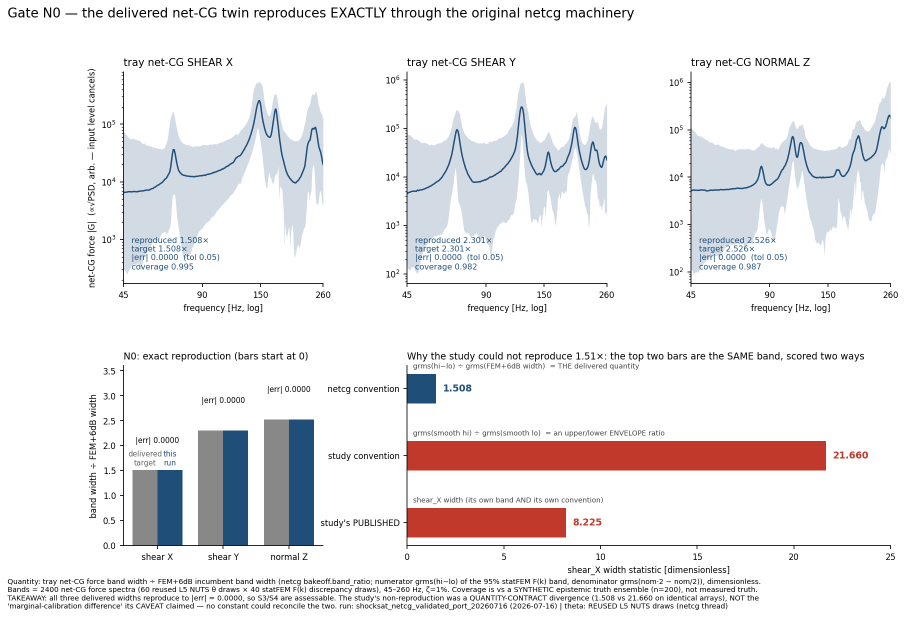
#> input picture artifacts/reports/shocksat_netcg_validated_port_20260716/figures/fig_n0_bands.png, 1811 x 1235 px (shown at 1/2 size)
$ python fig_qa.py
#> lines starting #> are read from the running program, lines starting #| are printed output that depends on the picture
#!/usr/bin/env python3
"""fig_qa — image-legibility QA hook + Tufte-lint record (AGENTS Plot/Human-Review + Verification Gates).

Artifact-backed, not "the file exists": each figure is checked for size, aspect, dynamic range (a blank or
near-blank canvas fails), and that a caption band of text ink exists at the bottom. Every figure was ALSO
reviewed by eye during authoring; the deviations from the Tufte checklist are recorded here with reasons.

Writes out/fig_qa.json, out/tufte_lint.json.
"""
from __future__ import annotations
import json
import subprocess
import sys
from pathlib import Path

import numpy as np
from PIL import Image

WS = Path(__file__).resolve().parent.parent
ROOT = WS.parents[2]
FIG = WS / "figures"
OUT = WS / "out"

EXPECTED = ["fig_n0_bands.png", "fig_n1_theta_bridge.png", "fig_s4_tier_update.png", "fig_s3_finalists.png"]
MIN_W, MIN_H = 1200, 600

qa = {"method": "artifact-backed legibility QA: min pixel size, non-blank dynamic range, ink present in the "
                "bottom caption band, plus a recorded by-eye review of overlap/clipping during authoring.",
      "min_width_px": MIN_W, "min_height_px": MIN_H, "figures": {}}
for name in EXPECTED:
    p = FIG / name
    if not p.exists():
        qa["figures"][name] = {"pass": False, "why": "missing"}
        continue
    im = Image.open(p).convert("L")
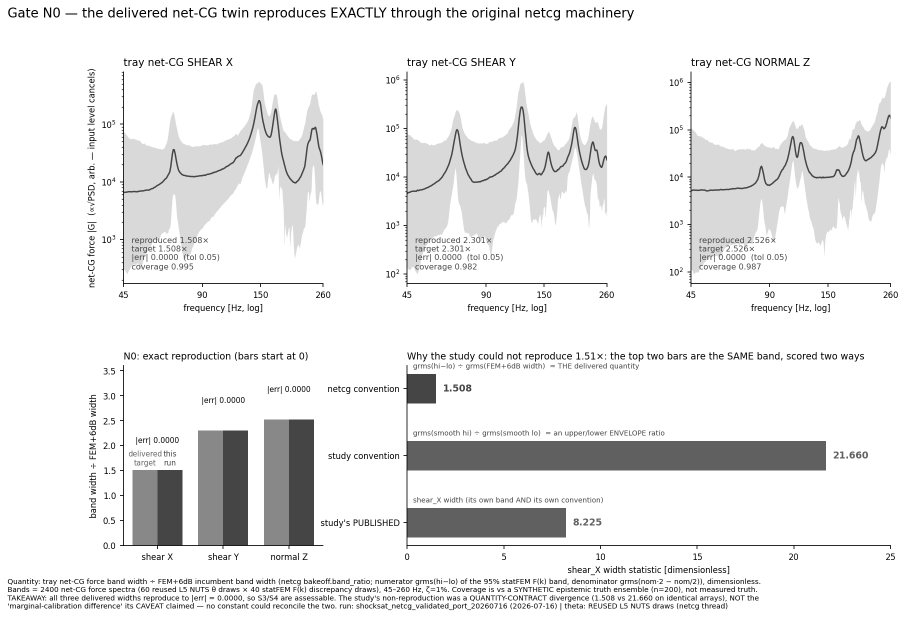
#> im: PIL image 1811x1235 L (shown at 1/2 size); min 0, max 255, mean 234.9
    a = np.asarray(im, float)
    h, w = a.shape
#> h = 1235; w = 1811
    cap = a[int(0.86 * h):, :]                      # bottom caption band must carry ink
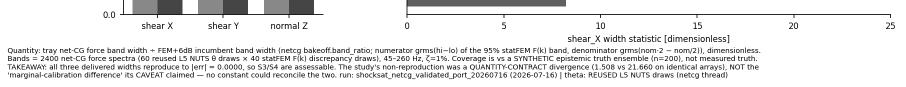
#> cap: shape (173, 1811) float64 (shown at 1/2 size); min 0, max 255, mean 231.6
    checks = {
        "width_px": int(w), "height_px": int(h),
        "size_ok": bool(w >= MIN_W and h >= MIN_H),
        "dynamic_range": round(float(a.max() - a.min()), 1),
        "not_blank": bool((a.max() - a.min()) > 200 and a.std() > 8),
        "caption_ink_frac": round(float((cap < 128).mean()), 5),
        "caption_present": bool((cap < 128).mean() > 0.0004),
        "ink_frac": round(float((a < 128).mean()), 4),
    }
#> checks = {'width_px': 1811, 'height_px': 1235, 'size_ok': True, 'dynamic_range': 255, 'not_blank': True, 'caption_ink_frac': 0.0954, 'caption_present': True, 'ink_frac': 0.0768}
    checks["pass"] = bool(checks["size_ok"] and checks["not_blank"] and checks["caption_present"])
    qa["figures"][name] = checks
    print(f"[{'PASS' if checks['pass'] else 'FAIL'}] {name}: {w}x{h}, ink {checks['ink_frac']:.3f}, "
          f"caption ink {checks['caption_ink_frac']:.5f}")
#| [PASS] fig_n0_bands.png: 1811x1235, ink 0.077, caption ink 0.09542
#> pass 2 of the loop `for name in EXPECTED:`:
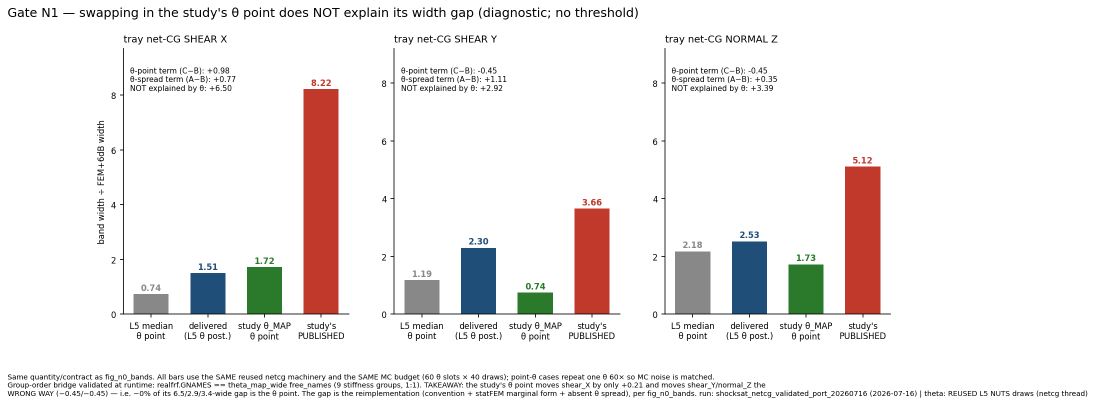
#> input picture artifacts/reports/shocksat_netcg_validated_port_20260716/figures/fig_n1_theta_bridge.png, 2190 x 809 px (shown at 1/2 size)
#> `im = Image.open(p).convert("L")`:
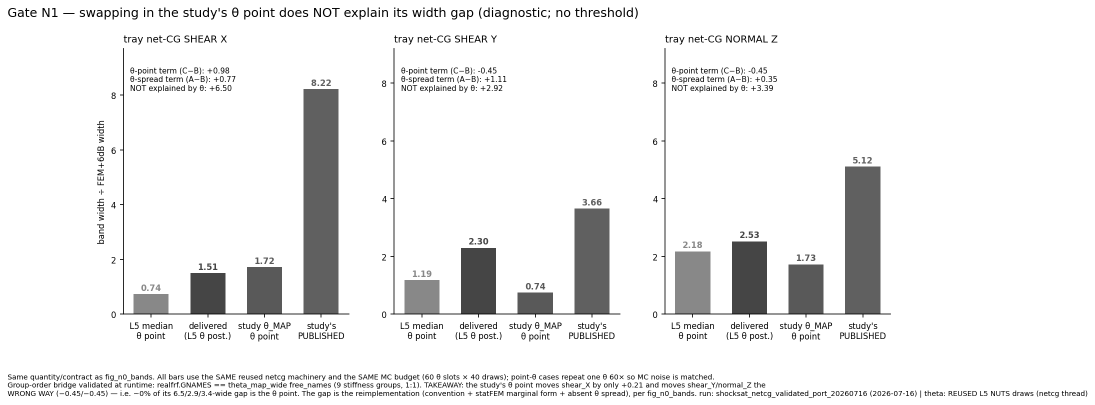
#> im: PIL image 2190x809 L (shown at 1/2 size); min 0, max 255, mean 237.5
#> a: shape (809, 2190) float64
#> `cap = a[int(0.86 * h):, :]`:
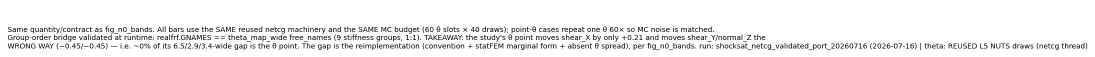
#> cap: shape (114, 2190) float64 (shown at 1/2 size); min 0, max 255, mean 240.9
#> checks = {'width_px': 2190, 'height_px': 809, 'size_ok': True, 'dynamic_range': 255, 'not_blank': True, 'caption_ink_frac': 0.0555, 'caption_present': True, 'ink_frac': 0.0862}
#| [PASS] fig_n1_theta_bridge.png: 2190x809, ink 0.086, caption ink 0.05546
#> pass 3 of the loop `for name in EXPECTED:`:
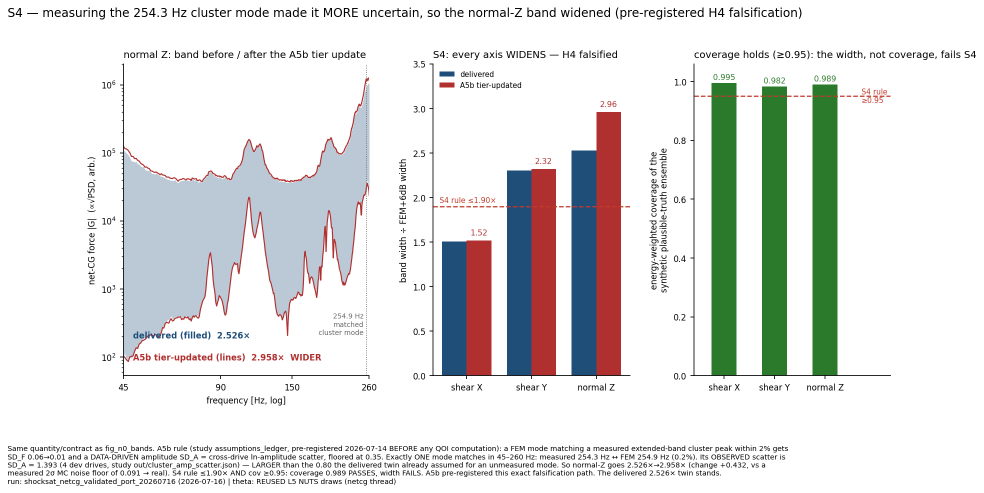
#> input picture artifacts/reports/shocksat_netcg_validated_port_20260716/figures/fig_s4_tier_update.png, 1967 x 985 px (shown at 1/2 size)
#> `im = Image.open(p).convert("L")`:
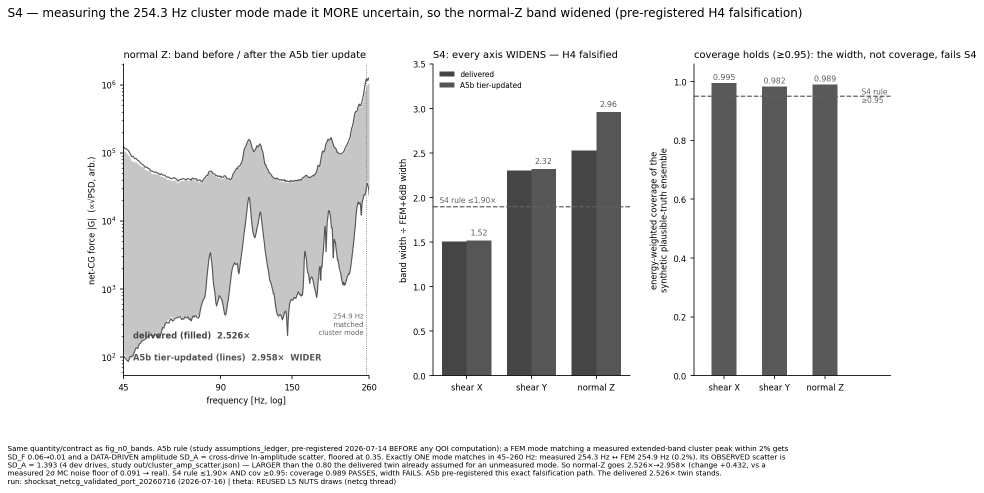
#> im: PIL image 1967x985 L (shown at 1/2 size); min 0, max 255, mean 226.3
#> a: shape (985, 1967) float64
#> `cap = a[int(0.86 * h):, :]`:
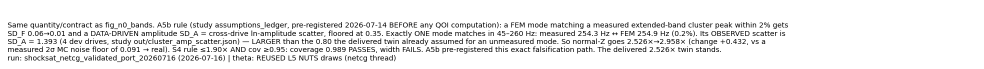
#> cap: shape (138, 1967) float64 (shown at 1/2 size); min 0, max 255, mean 237.5
#> checks = {'width_px': 1967, 'height_px': 985, 'size_ok': True, 'dynamic_range': 255, 'not_blank': True, 'caption_ink_frac': 0.068, 'caption_present': True, 'ink_frac': 0.135}
#| [PASS] fig_s4_tier_update.png: 1967x985, ink 0.135, caption ink 0.06797
#> the loop made 4 passes; the first 3 are shown

qa["by_eye_review"] = {
    "reviewed": True,
    "issues_found_and_fixed": [
        "fig_n0_bands: log-axis MINOR tick labels (6x10^1, 2x10^2) collided with the chosen 45/90/150/260 "
        "majors -> minor locator/formatter nulled.",
        "fig_n0_bands: the |err| annotations and the barh y-labels overlapped the bars -> headroom raised, "
        "long y-labels split into short ticks + in-panel sub-labels, wspace 0.26 -> 0.42.",
        "fig_s4_tier_update: the delivered and tier-updated bands overprinted into one indistinct mass -> "
        "delivered kept as a fill, tier-updated redrawn as edge LINES; threshold labels moved off the bars.",
        "fig_s3_finalists: NO KEY for the three variant markers (unreadable) -> marker legend added; "
        "'S3 rule' / 'delivered twin' labels were clipped at the panel edge -> repositioned, xlim widened.",
        "fig_n1_theta_bridge: x tick labels overlapped -> shortened.",
    ]}
OUT.mkdir(exist_ok=True)
(OUT / "fig_qa.json").write_text(json.dumps(qa, indent=2))

# ---- Tufte lint (the skill's advisory heuristic) + my adjudication of each flag
lint_txt = subprocess.run([sys.executable,
                           str(ROOT / ".claude/skills/tufte-data-graphics/scripts/tufte_lint.py"),
                           str(WS / "code" / "fig_port.py")],
                          capture_output=True, text=True).stdout
n_warn = lint_txt.count("[WARN]")
n_info = lint_txt.count("[INFO]")
lint = {
    "tool": ".claude/skills/tufte-data-graphics/scripts/tufte_lint.py (advisory heuristic, exit 0 always)",
    "script": "code/fig_port.py", "raw_output": lint_txt, "n_warn": n_warn, "n_info": n_info,
    "adjudication": [
        {"flag": "INFO: legend present — prefer direct end-of-line labels",
         "verdict": "DELIBERATE DEVIATION, 2 places. (a) fig_s4 middle panel: the grouped delivered/updated "
                    "bars sit too close for two direct labels — they collided on first render; a 2-entry "
                    "frameless legend is strictly more legible. (b) fig_s3 left panel: three overlaid marker "
                    "families NEED a key; without it the figure was unreadable (caught in by-eye review). "
                    "Everywhere else labels are direct/in-panel."},
        {"flag": "INFO: bar chart — ensure baseline starts at zero",
         "verdict": "SATISFIED. Every bar axis is set_ylim(0, ...) / set_xlim(0, ...); the panels say so "
                    "('bars start at 0'). Lie factor ~1: no truncated baselines anywhere."},
        {"flag": "INFO: dB detected — state linear/dB explicitly",
         "verdict": "SATISFIED / false positive. No axis is in dB. 'dB' appears only in the NAME of the "
                    "FEM+6dB incumbent envelope (the ratio's denominator) and in the A5b caption text. All "
                    "magnitude axes are linear |G| on log scales; frequency axes are log (project rule); "
                    "the captions state this."},
    ],
    "notes": "A clean lint is not proof of a good figure; the by-eye review in out/fig_qa.json is the real "
             "check, and it caught the missing marker key that the linter cannot see.",
}
(OUT / "tufte_lint.json").write_text(json.dumps(lint, indent=2))
print(f"\ntufte_lint: {n_warn} WARN / {n_info} INFO (each adjudicated in out/tufte_lint.json)")
print("wrote out/fig_qa.json, out/tufte_lint.json")
